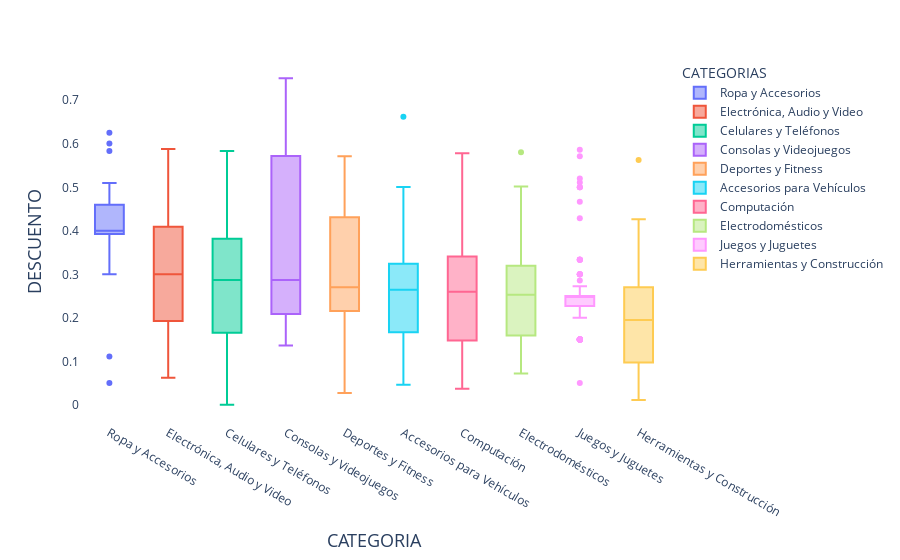

This figure's notebook cell:
### Code cell
discount_products_top_sorted = discount_products_top.sort_values(by=['SEARCH_CATEGORY_NAME'], key=lambda x: x.map(sorted_dict))
fig = px.box(discount_products_top_sorted, x="SEARCH_CATEGORY_NAME", y="ITEM_DISCOUNT_RATE", color="SEARCH_CATEGORY_NAME",)
fig.update_traces(quartilemethod="exclusive")
fig.update_layout(titlefont = dict(size=20),
                  xaxis=dict(title="CATEGORIA",titlefont=dict(size=18)),
                  yaxis=dict(title="DESCUENTO",titlefont=dict(size=18)),
                  plot_bgcolor='rgb(255,255,255)', legend_title='CATEGORIAS')
fig.show()

### Figure 1 — Plotly figure (JSON) as saved in the notebook; plotly's stock layout.template omitted (floating-point values rounded to 4 significant figures; data arrays with more than 128 entries replaced by an {"elided": "..."} marker saying what was removed)
{"data": [{"alignmentgroup": "True", "hovertemplate": "SEARCH_CATEGORY_NAME=%{x}<br>ITEM_DISCOUNT_RATE=%{y}<extra></extra>", "legendgroup": "Ropa y Accesorios", "marker": {"color": "#636efa"}, "name": "Ropa y Accesorios", "notched": false, "offsetgroup": "Ropa y Accesorios", "orientation": "v", "quartilemethod": "exclusive", "showlegend": true, "type": "box", "x": ["Ropa y Accesorios", "Ropa y Accesorios", "Ropa y Accesorios", "Ropa y Accesorios", "Ropa y Accesorios", "Ropa y Accesorios", "Ropa y Accesorios", "Ropa y Accesorios", "Ropa y Accesorios", "Ropa y Accesorios", "Ropa y Accesorios", "Ropa y Accesorios", "Ropa y Accesorios", "Ropa y Accesorios", "Ropa y Accesorios", "Ropa y Accesorios", "Ropa y Accesorios", "Ropa y Accesorios", "Ropa y Accesorios", "Ropa y Accesorios", "Ropa y Accesorios", "Ropa y Accesorios", "Ropa y Accesorios", "Ropa y Accesorios", "Ropa y Accesorios", "Ropa y Accesorios", "Ropa y Accesorios", "Ropa y Accesorios", "Ropa y Accesorios", "Ropa y Accesorios", "Ropa y Accesorios"], "x0": " ", "xaxis": "x", "y": [0.46, 0.3925, 0.46, 0.4, 0.3, 0.5835, 0.4, 0.46, 0.6004, 0.3925, 0.4, 0.51, 0.46, 0.4, 0.325, 0.4, 0.5006, 0.4, 0.46, 0.4, 0.4, 0.4, 0.4, 0.6254, 0.05, 0.1112, 0.46, 0.364, 0.3379, 0.3379, 0.46], "y0": " ", "yaxis": "y"}, {"alignmentgroup": "True", "hovertemplate": "SEARCH_CATEGORY_NAME=%{x}<br>ITEM_DISCOUNT_RATE=%{y}<extra></extra>", "legendgroup": "Electrónica, Audio y Video", "marker": {"color": "#EF553B"}, "name": "Electrónica, Audio y Video", "notched": false, "offsetgroup": "Electrónica, Audio y Video", "orientation": "v", "quartilemethod": "exclusive", "showlegend": true, "type": "box", "x": ["Electrónica, Audio y Video", "Electrónica, Audio y Video", "Electrónica, Audio y Video", "Electrónica, Audio y Video", "Electrónica, Audio y Video", "Electrónica, Audio y Video", "Electrónica, Audio y Video", "Electrónica, Audio y Video", "Electrónica, Audio y Video", "Electrónica, Audio y Video", "Electrónica, Audio y Video", "Electrónica, Audio y Video", "Electrónica, Audio y Video", "Electrónica, Audio y Video", "Electrónica, Audio y Video", "Electrónica, Audio y Video", "Electrónica, Audio y Video", "Electrónica, Audio y Video", "Electrónica, Audio y Video", "Electrónica, Audio y Video", "Electrónica, Audio y Video", "Electrónica, Audio y Video", "Electrónica, Audio y Video", "Electrónica, Audio y Video", "Electrónica, Audio y Video", "Electrónica, Audio y Video", "Electrónica, Audio y Video", "Electrónica, Audio y Video", "Electrónica, Audio y Video", "Electrónica, Audio y Video", "Electrónica, Audio y Video", "Electrónica, Audio y Video", "Electrónica, Audio y Video", "Electrónica, Audio y Video", "Electrónica, Audio y Video", "Electrónica, Audio y Video", "Electrónica, Audio y Video", "Electrónica, Audio y Video", "Electrónica, Audio y Video", "Electrónica, Audio y Video", "Electrónica, Audio y Video", "Electrónica, Audio y Video", "Electrónica, Audio y Video", "Electrónica, Audio y Video", "Electrónica, Audio y Video", "Electrónica, Audio y Video", "Electrónica, Audio y Video", "Electrónica, Audio y Video", "Electrónica, Audio y Video", "Electrónica, Audio y Video", "Electrónica, Audio y Video", "Electrónica, Audio y Video", "Electrónica, Audio y Video", "Electrónica, Audio y Video", "Electrónica, Audio y Video", "Electrónica, Audio y Video", "Electrónica, Audio y Video", "Electrónica, Audio y Video", "Electrónica, Audio y Video", "Electrónica, Audio y Video", "Electrónica, Audio y Video", "Electrónica, Audio y Video", "Electrónica, Audio y Video", "Electrónica, Audio y Video", "Electrónica, Audio y Video", "Electrónica, Audio y Video", "Electrónica, Audio y Video", "Electrónica, Audio y Video", "Electrónica, Audio y Video", "Electrónica, Audio y Video", "Electrónica, Audio y Video", "Electrónica, Audio y Video", "Electrónica, Audio y Video", "Electrónica, Audio y Video", "Electrónica, Audio y Video", "Electrónica, Audio y Video", "Electrónica, Audio y Video", "Electrónica, Audio y Video", "Electrónica, Audio y Video", "Electrónica, Audio y Video", "Electrónica, Audio y Video", "Electrónica, Audio y Video"], "x0": " ", "xaxis": "x", "y": [0.4623, 0.2261, 0.3, 0.06254, 0.4597, 0.3504, 0.3003, 0.1429, 0.4725, 0.2256, 0.1929, 0.4408, 0.4626, 0.2545, 0.219, 0.2273, 0.2864, 0.4093, 0.408, 0.3056, 0.1502, 0.412, 0.1, 0.1345, 0.128, 0.1693, 0.2156, 0.3958, 0.2003, 0.5008, 0.4414, 0.1829, 0.21, 0.4449, 0.1083, 0.4619, 0.3339, 0.2309, 0.4268, 0.5882, 0.5, 0.348, 0.2727, 0.3339, 0.1002, 0.2223, 0.1667, 0.1, 0.2222, 0.3619, 0.3603, 0.4408, 0.1002, 0.2257, 0.4711, 0.3002, 0.3844, 0.3773, 0.1667, 0.2243, 0.4373, 0.3371, 0.1876, 0.4566, 0.2037, 0.2768, 0.417, 0.09099, 0.3522, 0.5716, 0.3334, 0.22, 0.4047, 0.1669, 0.3445, 0.3797, 0.08889, 0.1247, 0.1, 0.2273, 0.348, 0.4522], "y0": " ", "yaxis": "y"}, {"alignmentgroup": "True", "hovertemplate": "SEARCH_CATEGORY_NAME=%{x}<br>ITEM_DISCOUNT_RATE=%{y}<extra></extra>", "legendgroup": "Celulares y Teléfonos", "marker": {"color": "#00cc96"}, "name": "Celulares y Teléfonos", "notched": false, "offsetgroup": "Celulares y Teléfonos", "orientation": "v", "quartilemethod": "exclusive", "showlegend": true, "type": "box", "x": ["Celulares y Teléfonos", "Celulares y Teléfonos", "Celulares y Teléfonos", "Celulares y Teléfonos", "Celulares y Teléfonos", "Celulares y Teléfonos", "Celulares y Teléfonos", "Celulares y Teléfonos", "Celulares y Teléfonos", "Celulares y Teléfonos", "Celulares y Teléfonos", "Celulares y Teléfonos", "Celulares y Teléfonos", "Celulares y Teléfonos", "Celulares y Teléfonos", "Celulares y Teléfonos", "Celulares y Teléfonos", "Celulares y Teléfonos", "Celulares y Teléfonos", "Celulares y Teléfonos", "Celulares y Teléfonos", "Celulares y Teléfonos", "Celulares y Teléfonos", "Celulares y Teléfonos", "Celulares y Teléfonos", "Celulares y Teléfonos", "Celulares y Teléfonos", "Celulares y Teléfonos", "Celulares y Teléfonos", "Celulares y Teléfonos", "Celulares y Teléfonos", "Celulares y Teléfonos", "Celulares y Teléfonos", "Celulares y Teléfonos", "Celulares y Teléfonos", "Celulares y Teléfonos", "Celulares y Teléfonos", "Celulares y Teléfonos", "Celulares y Teléfonos", "Celulares y Teléfonos", "Celulares y Teléfonos", "Celulares y Teléfonos", "Celulares y Teléfonos", "Celulares y Teléfonos", "Celulares y Teléfonos", "Celulares y Teléfonos", "Celulares y Teléfonos", "Celulares y Teléfonos", "Celulares y Teléfonos", "Celulares y Teléfonos", "Celulares y Teléfonos", "Celulares y Teléfonos", "Celulares y Teléfonos", "Celulares y Teléfonos", "Celulares y Teléfonos", "Celulares y Teléfonos", "Celulares y Teléfonos", "Celulares y Teléfonos", "Celulares y Teléfonos", "Celulares y Teléfonos", "Celulares y Teléfonos", "Celulares y Teléfonos", "Celulares y Teléfonos", "Celulares y Teléfonos", "Celulares y Teléfonos", "Celulares y Teléfonos", "Celulares y Teléfonos", "Celulares y Teléfonos", "Celulares y Teléfonos", "Celulares y Teléfonos", "Celulares y Teléfonos", "Celulares y Teléfonos", "Celulares y Teléfonos", "Celulares y Teléfonos", "Celulares y Teléfonos", "Celulares y Teléfonos", "Celulares y Teléfonos", "Celulares y Teléfonos", "Celulares y Teléfonos", "Celulares y Teléfonos", "Celulares y Teléfonos", "Celulares y Teléfonos", "Celulares y Teléfonos", "Celulares y Teléfonos", "Celulares y Teléfonos", "Celulares y Teléfonos", "Celulares y Teléfonos", "Celulares y Teléfonos", "Celulares y Teléfonos", "Celulares y Teléfonos", "Celulares y Teléfonos", "Celulares y Teléfonos", "Celulares y Teléfonos", "Celulares y Teléfonos", "Celulares y Teléfonos", "Celulares y Teléfonos", "Celulares y Teléfonos", "Celulares y Teléfonos", "Celulares y Teléfonos", "Celulares y Teléfonos", "Celulares y Teléfonos", "Celulares y Teléfonos", "Celulares y Teléfonos", "Celulares y Teléfonos", "Celulares y Teléfonos", "Celulares y Teléfonos", "Celulares y Teléfonos", "Celulares y Teléfonos", "Celulares y Teléfonos", "Celulares y Teléfonos", "Celulares y Teléfonos", "Celulares y Teléfonos", "Celulares y Teléfonos", "Celulares y Teléfonos"], "x0": " ", "xaxis": "x", "y": [0.3286, 0.2092, 0.477, 0.12, 0.06016, 0.35, 0.3834, 0.04372, 0.2848, 0.3125, 0.1, 0.03704, 0.1072, 0.472, 0.05671, 0.3143, 0.05, 0.1909, 0.2689, 0.1047, 0.4, 0.01962, 0.15, 0.28, 0.2689, 0.2333, 0.125, 0.03685, 0.05, 0.2429, 0.3579, 0.2334, 0.1947, 0.2647, 0.1635, 0.5134, 0.25, 0.3724, 0.335, 0.2734, 0.2676, 0.4372, 0.3273, 0.394, 0.2593, 0.4126, 0.03714, 0.1658, 0.3125, 0.3637, 0.4923, 0.3922, 0.2046, 0.1596, 0.3077, 0.3334, 0.3377, 0.06016, 0.4923, 0.465, 0.382, 0.2822, 0.467, 0.04001, 0.29, 0.3135, 0.1133, 0.22, 6.274e-05, 0.225, 0.3913, 0.335, 0.3356, 0.2751, 0.2333, 0.465, 0.2647, 0.3182, 0.5, 0.289, 0.375, 0.227, 0.1333, 0.3429, 0.06038, 0.05671, 0.27, 0.3143, 0.178, 0.443, 0.2848, 0.308, 0.3497, 0.2046, 0.39, 0.472, 0.125, 0.5308, 0.5834, 0.3165, 0.5546, 0.2983, 0.3377, 0.382, 0.4539, 0.5013, 0.1635, 0.477, 0.4847, 0.2244, 0.3286, 0.445, 0.1, 0.09094], "y0": " ", "yaxis": "y"}, {"alignmentgroup": "True", "hovertemplate": "SEARCH_CATEGORY_NAME=%{x}<br>ITEM_DISCOUNT_RATE=%{y}<extra></extra>", "legendgroup": "Consolas y Videojuegos", "marker": {"color": "#ab63fa"}, "name": "Consolas y Videojuegos", "notched": false, "offsetgroup": "Consolas y Videojuegos", "orientation": "v", "quartilemethod": "exclusive", "showlegend": true, "type": "box", "x": ["Consolas y Videojuegos", "Consolas y Videojuegos", "Consolas y Videojuegos", "Consolas y Videojuegos", "Consolas y Videojuegos", "Consolas y Videojuegos", "Consolas y Videojuegos", "Consolas y Videojuegos", "Consolas y Videojuegos", "Consolas y Videojuegos", "Consolas y Videojuegos", "Consolas y Videojuegos", "Consolas y Videojuegos", "Consolas y Videojuegos", "Consolas y Videojuegos", "Consolas y Videojuegos", "Consolas y Videojuegos", "Consolas y Videojuegos", "Consolas y Videojuegos", "Consolas y Videojuegos", "Consolas y Videojuegos", "Consolas y Videojuegos", "Consolas y Videojuegos", "Consolas y Videojuegos", "Consolas y Videojuegos", "Consolas y Videojuegos", "Consolas y Videojuegos", "Consolas y Videojuegos", "Consolas y Videojuegos", "Consolas y Videojuegos", "Consolas y Videojuegos", "Consolas y Videojuegos", "Consolas y Videojuegos", "Consolas y Videojuegos", "Consolas y Videojuegos", "Consolas y Videojuegos", "Consolas y Videojuegos", "Consolas y Videojuegos", "Consolas y Videojuegos", "Consolas y Videojuegos", "Consolas y Videojuegos", "Consolas y Videojuegos"], "x0": " ", "xaxis": "x", "y": [0.2801, 0.4076, 0.7502, 0.2857, 0.7506, 0.4234, 0.411, 0.2865, 0.2768, 0.1632, 0.1667, 0.7506, 0.7505, 0.7503, 0.7501, 0.1443, 0.2429, 0.7505, 0.5389, 0.1431, 0.3003, 0.2002, 0.2422, 0.2422, 0.1754, 0.7504, 0.5389, 0.474, 0.5718, 0.2716, 0.209, 0.2, 0.2941, 0.1365, 0.1443, 0.7502, 0.3573, 0.2422, 0.2871, 0.7508, 0.2005, 0.2768], "y0": " ", "yaxis": "y"}, {"alignmentgroup": "True", "hovertemplate": "SEARCH_CATEGORY_NAME=%{x}<br>ITEM_DISCOUNT_RATE=%{y}<extra></extra>", "legendgroup": "Deportes y Fitness", "marker": {"color": "#FFA15A"}, "name": "Deportes y Fitness", "notched": false, "offsetgroup": "Deportes y Fitness", "orientation": "v", "quartilemethod": "exclusive", "showlegend": true, "type": "box", "x": ["Deportes y Fitness", "Deportes y Fitness", "Deportes y Fitness", "Deportes y Fitness", "Deportes y Fitness", "Deportes y Fitness", "Deportes y Fitness", "Deportes y Fitness", "Deportes y Fitness", "Deportes y Fitness", "Deportes y Fitness", "Deportes y Fitness", "Deportes y Fitness", "Deportes y Fitness", "Deportes y Fitness", "Deportes y Fitness", "Deportes y Fitness", "Deportes y Fitness", "Deportes y Fitness", "Deportes y Fitness", "Deportes y Fitness", "Deportes y Fitness", "Deportes y Fitness", "Deportes y Fitness", "Deportes y Fitness", "Deportes y Fitness", "Deportes y Fitness", "Deportes y Fitness", "Deportes y Fitness", "Deportes y Fitness", "Deportes y Fitness", "Deportes y Fitness", "Deportes y Fitness", "Deportes y Fitness", "Deportes y Fitness", "Deportes y Fitness", "Deportes y Fitness", "Deportes y Fitness", "Deportes y Fitness", "Deportes y Fitness", "Deportes y Fitness", "Deportes y Fitness", "Deportes y Fitness", "Deportes y Fitness", "Deportes y Fitness", "Deportes y Fitness", "Deportes y Fitness", "Deportes y Fitness", "Deportes y Fitness", "Deportes y Fitness", "Deportes y Fitness", "Deportes y Fitness", "Deportes y Fitness", "Deportes y Fitness", "Deportes y Fitness", "Deportes y Fitness", "Deportes y Fitness", "Deportes y Fitness", "Deportes y Fitness", "Deportes y Fitness", "Deportes y Fitness", "Deportes y Fitness", "Deportes y Fitness", "Deportes y Fitness", "Deportes y Fitness", "Deportes y Fitness", "Deportes y Fitness", "Deportes y Fitness", "Deportes y Fitness", "Deportes y Fitness", "Deportes y Fitness", "Deportes y Fitness", "Deportes y Fitness", "Deportes y Fitness", "Deportes y Fitness", "Deportes y Fitness"], "x0": " ", "xaxis": "x", "y": [0.46, 0.02703, 0.381, 0.5715, 0.2745, 0.1994, 0.4083, 0.1951, 0.2249, 0.2308, 0.05883, 0.4739, 0.5001, 0.1962, 0.3925, 0.1, 0.2463, 0.4449, 0.244, 0.1, 0.5002, 0.4547, 0.4003, 0.2667, 0.5016, 0.2167, 0.2703, 0.1004, 0.5001, 0.2106, 0.4745, 0.121, 0.2683, 0.2673, 0.4352, 0.3986, 0.4292, 0.2279, 0.4388, 0.3382, 0.325, 0.3334, 0.1009, 0.2502, 0.4002, 0.2, 0.4001, 0.2505, 0.5005, 0.2717, 0.3, 0.5001, 0.05, 0.4462, 0.2086, 0.2362, 0.1009, 0.05488, 0.2198, 0.05002, 0.5001, 0.4334, 0.296, 0.2285, 0.2285, 0.3095, 0.2441, 0.5, 0.2703, 0.2146, 0.4, 0.2041, 0.2685, 0.4008, 0.2558, 0.489], "y0": " ", "yaxis": "y"}, {"alignmentgroup": "True", "hovertemplate": "SEARCH_CATEGORY_NAME=%{x}<br>ITEM_DISCOUNT_RATE=%{y}<extra></extra>", "legendgroup": "Accesorios para Vehículos", "marker": {"color": "#19d3f3"}, "name": "Accesorios para Vehículos", "notched": false, "offsetgroup": "Accesorios para Vehículos", "orientation": "v", "quartilemethod": "exclusive", "showlegend": true, "type": "box", "x": ["Accesorios para Vehículos", "Accesorios para Vehículos", "Accesorios para Vehículos", "Accesorios para Vehículos", "Accesorios para Vehículos", "Accesorios para Vehículos", "Accesorios para Vehículos", "Accesorios para Vehículos", "Accesorios para Vehículos", "Accesorios para Vehículos", "Accesorios para Vehículos", "Accesorios para Vehículos", "Accesorios para Vehículos", "Accesorios para Vehículos", "Accesorios para Vehículos", "Accesorios para Vehículos", "Accesorios para Vehículos", "Accesorios para Vehículos", "Accesorios para Vehículos", "Accesorios para Vehículos", "Accesorios para Vehículos", "Accesorios para Vehículos", "Accesorios para Vehículos", "Accesorios para Vehículos", "Accesorios para Vehículos", "Accesorios para Vehículos", "Accesorios para Vehículos", "Accesorios para Vehículos", "Accesorios para Vehículos", "Accesorios para Vehículos", "Accesorios para Vehículos", "Accesorios para Vehículos", "Accesorios para Vehículos", "Accesorios para Vehículos", "Accesorios para Vehículos", "Accesorios para Vehículos", "Accesorios para Vehículos", "Accesorios para Vehículos", "Accesorios para Vehículos", "Accesorios para Vehículos", "Accesorios para Vehículos", "Accesorios para Vehículos", "Accesorios para Vehículos", "Accesorios para Vehículos", "Accesorios para Vehículos", "Accesorios para Vehículos", "Accesorios para Vehículos", "Accesorios para Vehículos", "Accesorios para Vehículos", "Accesorios para Vehículos", "Accesorios para Vehículos", "Accesorios para Vehículos", "Accesorios para Vehículos"], "x0": " ", "xaxis": "x", "y": [0.3401, 0.4996, 0.1252, 0.1433, 0.2668, 0.0625, 0.0625, 0.2189, 0.3584, 0.08761, 0.2211, 0.2643, 0.1752, 0.2002, 0.5005, 0.1786, 0.3151, 0.4234, 0.2993, 0.04636, 0.2668, 0.273, 0.2858, 0.3759, 0.1253, 0.1429, 0.1443, 0.3531, 0.1939, 0.06, 0.3334, 0.1669, 0.2008, 0.3335, 0.2668, 0.4162, 0.2513, 0.6619, 0.1669, 0.2501, 0.3943, 0.11, 0.2871, 0.1253, 0.2513, 0.2513, 0.2667, 0.2668, 0.3856, 0.2501, 0.2858, 0.2861, 0.2668], "y0": " ", "yaxis": "y"}, {"alignmentgroup": "True", "hovertemplate": "SEARCH_CATEGORY_NAME=%{x}<br>ITEM_DISCOUNT_RATE=%{y}<extra></extra>", "legendgroup": "Computación", "marker": {"color": "#FF6692"}, "name": "Computación", "notched": false, "offsetgroup": "Computación", "orientation": "v", "quartilemethod": "exclusive", "showlegend": true, "type": "box", "x": ["Computación", "Computación", "Computación", "Computación", "Computación", "Computación", "Computación", "Computación", "Computación", "Computación", "Computación", "Computación", "Computación", "Computación", "Computación", "Computación", "Computación", "Computación", "Computación", "Computación", "Computación", "Computación", "Computación", "Computación", "Computación", "Computación", "Computación", "Computación", "Computación", "Computación", "Computación", "Computación", "Computación", "Computación", "Computación", "Computación", "Computación", "Computación", "Computación", "Computación", "Computación", "Computación", "Computación", "Computación", "Computación", "Computación", "Computación", "Computación", "Computación"], "x0": " ", "xaxis": "x", "y": [0.3337, 0.1346, 0.129, 0.4502, 0.07143, 0.3487, 0.353, 0.1667, 0.2501, 0.3334, 0.1445, 0.09376, 0.3577, 0.253, 0.1346, 0.3237, 0.2919, 0.2601, 0.1501, 0.2345, 0.08336, 0.1679, 0.2, 0.1304, 0.1459, 0.5784, 0.4077, 0.2806, 0.3079, 0.4407, 0.4, 0.3097, 0.3203, 0.2556, 0.2947, 0.2652, 0.1673, 0.3002, 0.1667, 0.4077, 0.1667, 0.1367, 0.3825, 0.03684, 0.1307, 0.3334, 0.4008, 0.15, 0.3813], "y0": " ", "yaxis": "y"}, {"alignmentgroup": "True", "hovertemplate": "SEARCH_CATEGORY_NAME=%{x}<br>ITEM_DISCOUNT_RATE=%{y}<extra></extra>", "legendgroup": "Electrodomésticos", "marker": {"color": "#B6E880"}, "name": "Electrodomésticos", "notched": false, "offsetgroup": "Electrodomésticos", "orientation": "v", "quartilemethod": "exclusive", "showlegend": true, "type": "box", "x": {"elided": "132 str values"}, "x0": " ", "xaxis": "x", "y": {"elided": "132 float values"}, "y0": " ", "yaxis": "y"}, {"alignmentgroup": "True", "hovertemplate": "SEARCH_CATEGORY_NAME=%{x}<br>ITEM_DISCOUNT_RATE=%{y}<extra></extra>", "legendgroup": "Juegos y Juguetes", "marker": {"color": "#FF97FF"}, "name": "Juegos y Juguetes", "notched": false, "offsetgroup": "Juegos y Juguetes", "orientation": "v", "quartilemethod": "exclusive", "showlegend": true, "type": "box", "x": ["Juegos y Juguetes", "Juegos y Juguetes", "Juegos y Juguetes", "Juegos y Juguetes", "Juegos y Juguetes", "Juegos y Juguetes", "Juegos y Juguetes", "Juegos y Juguetes", "Juegos y Juguetes", "Juegos y Juguetes", "Juegos y Juguetes", "Juegos y Juguetes", "Juegos y Juguetes", "Juegos y Juguetes", "Juegos y Juguetes", "Juegos y Juguetes", "Juegos y Juguetes", "Juegos y Juguetes", "Juegos y Juguetes", "Juegos y Juguetes", "Juegos y Juguetes", "Juegos y Juguetes", "Juegos y Juguetes", "Juegos y Juguetes", "Juegos y Juguetes", "Juegos y Juguetes", "Juegos y Juguetes", "Juegos y Juguetes", "Juegos y Juguetes", "Juegos y Juguetes", "Juegos y Juguetes", "Juegos y Juguetes", "Juegos y Juguetes", "Juegos y Juguetes", "Juegos y Juguetes", "Juegos y Juguetes", "Juegos y Juguetes", "Juegos y Juguetes", "Juegos y Juguetes", "Juegos y Juguetes", "Juegos y Juguetes", "Juegos y Juguetes", "Juegos y Juguetes", "Juegos y Juguetes", "Juegos y Juguetes", "Juegos y Juguetes", "Juegos y Juguetes", "Juegos y Juguetes", "Juegos y Juguetes", "Juegos y Juguetes", "Juegos y Juguetes", "Juegos y Juguetes", "Juegos y Juguetes", "Juegos y Juguetes", "Juegos y Juguetes", "Juegos y Juguetes", "Juegos y Juguetes", "Juegos y Juguetes", "Juegos y Juguetes", "Juegos y Juguetes", "Juegos y Juguetes", "Juegos y Juguetes", "Juegos y Juguetes", "Juegos y Juguetes", "Juegos y Juguetes", "Juegos y Juguetes", "Juegos y Juguetes", "Juegos y Juguetes", "Juegos y Juguetes", "Juegos y Juguetes", "Juegos y Juguetes", "Juegos y Juguetes", "Juegos y Juguetes", "Juegos y Juguetes", "Juegos y Juguetes", "Juegos y Juguetes", "Juegos y Juguetes", "Juegos y Juguetes", "Juegos y Juguetes", "Juegos y Juguetes", "Juegos y Juguetes", "Juegos y Juguetes", "Juegos y Juguetes", "Juegos y Juguetes", "Juegos y Juguetes", "Juegos y Juguetes", "Juegos y Juguetes", "Juegos y Juguetes", "Juegos y Juguetes", "Juegos y Juguetes", "Juegos y Juguetes", "Juegos y Juguetes", "Juegos y Juguetes", "Juegos y Juguetes", "Juegos y Juguetes", "Juegos y Juguetes", "Juegos y Juguetes", "Juegos y Juguetes", "Juegos y Juguetes", "Juegos y Juguetes", "Juegos y Juguetes", "Juegos y Juguetes", "Juegos y Juguetes", "Juegos y Juguetes", "Juegos y Juguetes", "Juegos y Juguetes", "Juegos y Juguetes", "Juegos y Juguetes", "Juegos y Juguetes", "Juegos y Juguetes", "Juegos y Juguetes", "Juegos y Juguetes", "Juegos y Juguetes", "Juegos y Juguetes", "Juegos y Juguetes", "Juegos y Juguetes", "Juegos y Juguetes"], "x0": " ", "xaxis": "x", "y": [0.3, 0.15, 0.25, 0.3336, 0.15, 0.25, 0.5862, 0.25, 0.2274, 0.15, 0.5, 0.3337, 0.25, 0.2858, 0.5, 0.2702, 0.25, 0.2676, 0.25, 0.25, 0.15, 0.25, 0.15, 0.25, 0.25, 0.25, 0.15, 0.25, 0.25, 0.3, 0.25, 0.15, 0.25, 0.25, 0.25, 0.25, 0.3337, 0.2001, 0.15, 0.2274, 0.25, 0.25, 0.25, 0.25, 0.15, 0.3001, 0.05, 0.3339, 0.2002, 0.25, 0.5109, 0.3337, 0.15, 0.3003, 0.3, 0.15, 0.15, 0.25, 0.25, 0.25, 0.2729, 0.25, 0.15, 0.25, 0.25, 0.25, 0.15, 0.25, 0.25, 0.25, 0.25, 0.25, 0.15, 0.25, 0.15, 0.25, 0.25, 0.15, 0.15, 0.25, 0.25, 0.5, 0.2504, 0.25, 0.15, 0.25, 0.15, 0.25, 0.25, 0.25, 0.25, 0.15, 0.15, 0.15, 0.15, 0.25, 0.25, 0.4667, 0.5715, 0.25, 0.25, 0.4286, 0.25, 0.15, 0.25, 0.25, 0.25, 0.25, 0.25, 0.25, 0.25, 0.52, 0.25, 0.25, 0.25, 0.25, 0.25], "y0": " ", "yaxis": "y"}, {"alignmentgroup": "True", "hovertemplate": "SEARCH_CATEGORY_NAME=%{x}<br>ITEM_DISCOUNT_RATE=%{y}<extra></extra>", "legendgroup": "Herramientas y Construcción", "marker": {"color": "#FECB52"}, "name": "Herramientas y Construcción", "notched": false, "offsetgroup": "Herramientas y Construcción", "orientation": "v", "quartilemethod": "exclusive", "showlegend": true, "type": "box", "x": ["Herramientas y Construcción", "Herramientas y Construcción", "Herramientas y Construcción", "Herramientas y Construcción", "Herramientas y Construcción", "Herramientas y Construcción", "Herramientas y Construcción", "Herramientas y Construcción", "Herramientas y Construcción", "Herramientas y Construcción", "Herramientas y Construcción", "Herramientas y Construcción", "Herramientas y Construcción", "Herramientas y Construcción", "Herramientas y Construcción", "Herramientas y Construcción", "Herramientas y Construcción", "Herramientas y Construcción", "Herramientas y Construcción", "Herramientas y Construcción", "Herramientas y Construcción", "Herramientas y Construcción", "Herramientas y Construcción", "Herramientas y Construcción", "Herramientas y Construcción", "Herramientas y Construcción", "Herramientas y Construcción", "Herramientas y Construcción", "Herramientas y Construcción", "Herramientas y Construcción", "Herramientas y Construcción", "Herramientas y Construcción", "Herramientas y Construcción", "Herramientas y Construcción", "Herramientas y Construcción", "Herramientas y Construcción", "Herramientas y Construcción", "Herramientas y Construcción"], "x0": " ", "xaxis": "x", "y": [0.09093, 0.1502, 0.2225, 0.09528, 0.389, 0.2584, 0.3504, 0.5629, 0.3002, 0.09984, 0.1014, 0.2338, 0.09714, 0.2581, 0.2503, 0.2703, 0.1322, 0.1177, 0.1979, 0.09012, 0.0976, 0.2504, 0.2667, 0.01139, 0.1, 0.3151, 0.09094, 0.4268, 0.1482, 0.301, 0.2926, 0.05, 0.4074, 0.08976, 0.1924, 0.1766, 0.08576, 0.2468], "y0": " ", "yaxis": "y"}], "layout": {"boxmode": "overlay", "legend": {"title": {"text": "CATEGORIAS"}, "tracegroupgap": 0}, "margin": {"t": 60}, "plot_bgcolor": "rgb(255,255,255)", "title": {"font": {"size": 20}}, "xaxis": {"anchor": "y", "categoryarray": ["Ropa y Accesorios", "Electrónica, Audio y Video", "Celulares y Teléfonos", "Consolas y Videojuegos", "Deportes y Fitness", "Accesorios para Vehículos", "Computación", "Electrodomésticos", "Juegos y Juguetes", "Herramientas y Construcción"], "categoryorder": "array", "domain": [0, 1], "title": {"font": {"size": 18}, "text": "CATEGORIA"}}, "yaxis": {"anchor": "x", "domain": [0, 1], "title": {"font": {"size": 18}, "text": "DESCUENTO"}}}}
